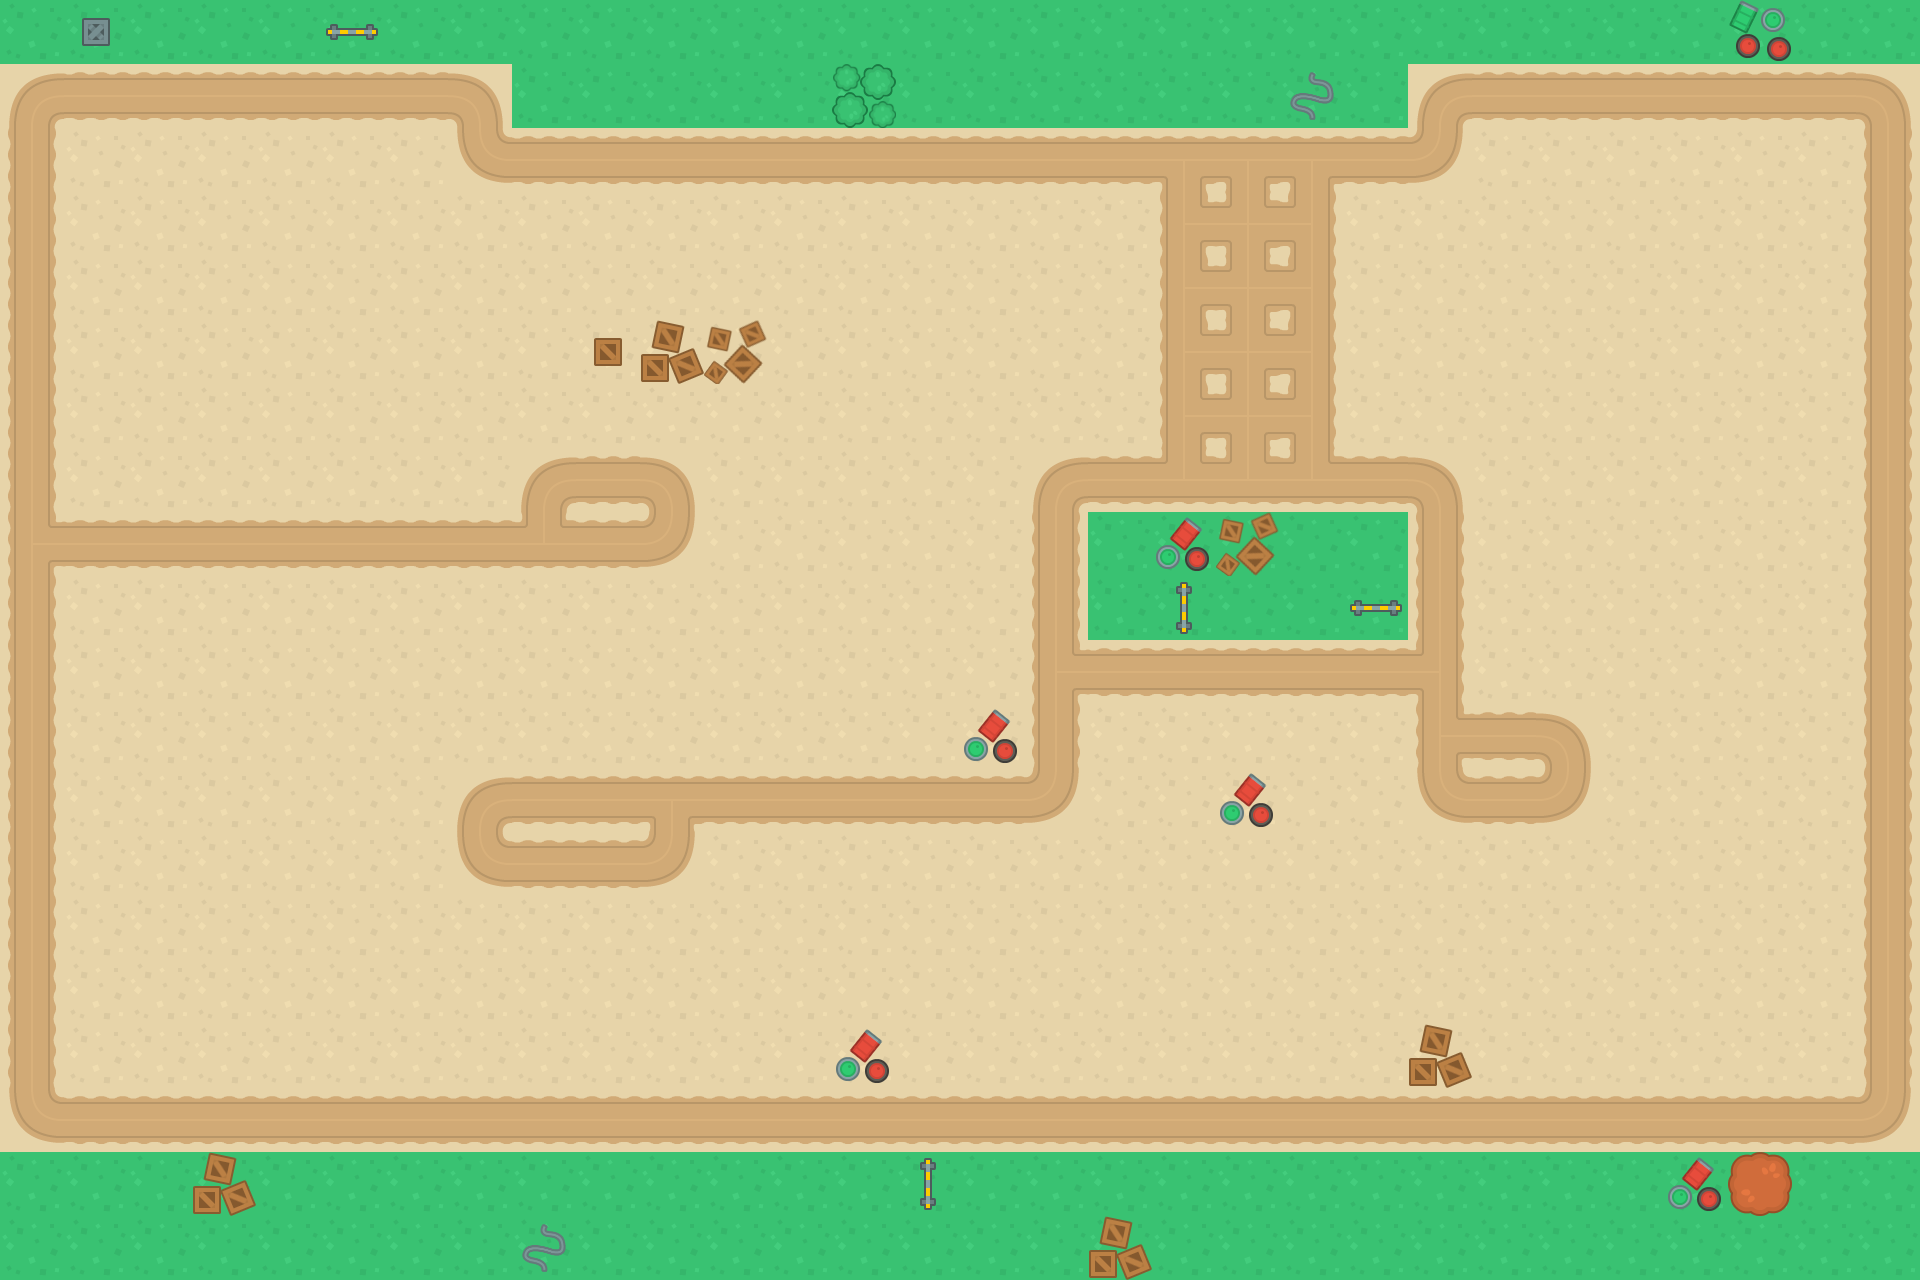

A 2D game scene composited from a Tiled map and its tileset images. What follows is a short description and the map's XML, with each tile layer's data collapsed to a summary:
An orthogonal 30x20 tile map with 64x64 px tiles, 6 tile layers (botTerrain, botItem, worldItem, world, ...), 2 tilesets and 12 objects (Fin, Debut, Piece1, Piece2, Piece3, ...).

<map version="1.2" tiledversion="1.2.1" orientation="orthogonal" renderorder="right-down" width="30" height="20" tilewidth="64" tileheight="64" infinite="0" nextlayerid="18" nextobjectid="16">
 <tileset firstgid="1" name="tilesPerso" tilewidth="64" tileheight="64" tilecount="20" columns="5">
  <image source="../images/tilesPerso.png" width="320" height="256" />
  <tile id="0">
   <properties>
    <property name="Collides" type="bool" value="true" />
   </properties>
  </tile>
  <tile id="1">
   <properties>
    <property name="Collides" type="bool" value="true" />
   </properties>
  </tile>
  <tile id="2">
   <properties>
    <property name="Collides" type="bool" value="true" />
   </properties>
  </tile>
  <tile id="3">
   <properties>
    <property name="Collides" type="bool" value="true" />
   </properties>
  </tile>
  <tile id="4">
   <properties>
    <property name="Collides" type="bool" value="true" />
   </properties>
  </tile>
  <tile id="5">
   <properties>
    <property name="Collides" type="bool" value="true" />
   </properties>
  </tile>
  <tile id="6">
   <properties>
    <property name="Collides" type="bool" value="true" />
   </properties>
  </tile>
  <tile id="7">
   <properties>
    <property name="Collides" type="bool" value="true" />
   </properties>
  </tile>
  <tile id="8">
   <properties>
    <property name="Collides" type="bool" value="true" />
   </properties>
  </tile>
  <tile id="9">
   <properties>
    <property name="Collides" type="bool" value="true" />
   </properties>
  </tile>
  <tile id="10">
   <properties>
    <property name="Collides" type="bool" value="true" />
   </properties>
  </tile>
  <tile id="11">
   <properties>
    <property name="Collides" type="bool" value="true" />
   </properties>
  </tile>
  <tile id="12">
   <properties>
    <property name="Collides" type="bool" value="true" />
   </properties>
  </tile>
  <tile id="13">
   <properties>
    <property name="Collides" type="bool" value="true" />
   </properties>
  </tile>
  <tile id="14">
   <properties>
    <property name="Collides" type="bool" value="true" />
   </properties>
  </tile>
  <tile id="15">
   <properties>
    <property name="Collides" type="bool" value="true" />
   </properties>
  </tile>
  <tile id="16">
   <properties>
    <property name="Collides" type="bool" value="true" />
   </properties>
  </tile>
  <tile id="17">
   <properties>
    <property name="Collides" type="bool" value="true" />
   </properties>
  </tile>
  <tile id="18">
   <properties>
    <property name="Collides" type="bool" value="true" />
   </properties>
  </tile>
  <tile id="19">
   <properties>
    <property name="Collides" type="bool" value="true" />
   </properties>
  </tile>
 </tileset>
 <tileset firstgid="21" name="terrain" tilewidth="64" tileheight="64" tilecount="40" columns="10">
  <image source="../images/terrain.png" width="640" height="256" />
  <tile id="0">
   <properties>
    <property name="Collides" type="bool" value="false" />
   </properties>
  </tile>
  <tile id="1">
   <properties>
    <property name="Collides" type="bool" value="true" />
   </properties>
  </tile>
  <tile id="2">
   <properties>
    <property name="Collides" type="bool" value="true" />
   </properties>
  </tile>
  <tile id="3">
   <properties>
    <property name="Collides" type="bool" value="true" />
   </properties>
  </tile>
  <tile id="4">
   <properties>
    <property name="Collides" type="bool" value="true" />
   </properties>
  </tile>
  <tile id="5">
   <properties>
    <property name="Collides" type="bool" value="true" />
   </properties>
  </tile>
  <tile id="6">
   <properties>
    <property name="Collides" type="bool" value="true" />
   </properties>
  </tile>
  <tile id="7">
   <properties>
    <property name="Collides" type="bool" value="false" />
   </properties>
  </tile>
  <tile id="8">
   <properties>
    <property name="Collides" type="bool" value="false" />
   </properties>
  </tile>
  <tile id="9">
   <properties>
    <property name="Collides" type="bool" value="true" />
   </properties>
  </tile>
  <tile id="10">
   <properties>
    <property name="Collides" type="bool" value="false" />
   </properties>
  </tile>
  <tile id="11">
   <properties>
    <property name="Collides" type="bool" value="true" />
   </properties>
  </tile>
  <tile id="12">
   <properties>
    <property name="Collides" type="bool" value="true" />
   </properties>
  </tile>
  <tile id="13">
   <properties>
    <property name="Collides" type="bool" value="true" />
   </properties>
  </tile>
  <tile id="14">
   <properties>
    <property name="Collides" type="bool" value="true" />
   </properties>
  </tile>
  <tile id="15">
   <properties>
    <property name="Collides" type="bool" value="true" />
   </properties>
  </tile>
  <tile id="16">
   <properties>
    <property name="Collides" type="bool" value="true" />
   </properties>
  </tile>
  <tile id="17">
   <properties>
    <property name="Collides" type="bool" value="false" />
   </properties>
  </tile>
  <tile id="18">
   <properties>
    <property name="Collides" type="bool" value="false" />
   </properties>
  </tile>
  <tile id="19">
   <properties>
    <property name="Collides" type="bool" value="true" />
   </properties>
  </tile>
  <tile id="20">
   <properties>
    <property name="Collides" type="bool" value="false" />
   </properties>
  </tile>
  <tile id="21">
   <properties>
    <property name="Collides" type="bool" value="true" />
   </properties>
  </tile>
  <tile id="22">
   <properties>
    <property name="Collides" type="bool" value="true" />
   </properties>
  </tile>
  <tile id="23">
   <properties>
    <property name="Collides" type="bool" value="true" />
   </properties>
  </tile>
  <tile id="24">
   <properties>
    <property name="Collides" type="bool" value="true" />
   </properties>
  </tile>
  <tile id="25">
   <properties>
    <property name="Collides" type="bool" value="true" />
   </properties>
  </tile>
  <tile id="26">
   <properties>
    <property name="Collides" type="bool" value="true" />
   </properties>
  </tile>
  <tile id="27">
   <properties>
    <property name="Collides" type="bool" value="true" />
   </properties>
  </tile>
  <tile id="28">
   <properties>
    <property name="Collides" type="bool" value="true" />
   </properties>
  </tile>
  <tile id="29">
   <properties>
    <property name="Collides" type="bool" value="true" />
   </properties>
  </tile>
  <tile id="30">
   <properties>
    <property name="Collides" type="bool" value="false" />
   </properties>
  </tile>
  <tile id="31">
   <properties>
    <property name="Collides" type="bool" value="true" />
   </properties>
  </tile>
  <tile id="32">
   <properties>
    <property name="Collides" type="bool" value="true" />
   </properties>
  </tile>
  <tile id="33">
   <properties>
    <property name="Collides" type="bool" value="true" />
   </properties>
  </tile>
  <tile id="34">
   <properties>
    <property name="Collides" type="bool" value="true" />
   </properties>
  </tile>
  <tile id="35">
   <properties>
    <property name="Collides" type="bool" value="true" />
   </properties>
  </tile>
  <tile id="36">
   <properties>
    <property name="Collides" type="bool" value="true" />
   </properties>
  </tile>
  <tile id="37">
   <properties>
    <property name="Collides" type="bool" value="true" />
   </properties>
  </tile>
  <tile id="38">
   <properties>
    <property name="Collides" type="bool" value="true" />
   </properties>
  </tile>
  <tile id="39">
   <properties>
    <property name="Collides" type="bool" value="true" />
   </properties>
  </tile>
 </tileset>
 <layer id="12" name="botTerrain" width="30" height="20">
  <data>[600 cells, 600 non-empty, 4 distinct tile ids]</data>
 </layer>
 <layer id="13" name="botItem" width="30" height="20">
  <data>[600 cells, 15 non-empty, 10 distinct tile ids]</data>
 </layer>
 <layer id="14" name="worldItem" width="30" height="20">
  <data>[600 cells, 7 non-empty, 4 distinct tile ids]</data>
 </layer>
 <layer id="15" name="world" width="30" height="20">
  <data>[600 cells, 156 non-empty, 11 distinct tile ids]</data>
 </layer>
 <layer id="16" name="top" width="30" height="20">
  <data>[600 cells, 0 non-empty, 0 distinct tile ids]</data>
 </layer>
 <layer id="17" name="overlap" width="30" height="20">
  <data>[600 cells, 0 non-empty, 0 distinct tile ids]</data>
 </layer>
 <objectgroup id="9" name="Objects">
  <object id="2" name="Fin" x="250" y="330" />
  <object id="5" name="Debut" x="1668" y="314">
   <properties>
    <property name="nbPieces" type="int" value="10" />
   </properties>
  </object>
  <object id="6" name="Piece1" x="1736.34" y="509" />
  <object id="7" name="Piece2" x="1575.67" y="583" />
  <object id="8" name="Piece3" x="1759" y="961" />
  <object id="9" name="Piece4" x="1366.67" y="879.999" />
  <object id="10" name="Piece5" x="1019.67" y="899" />
  <object id="11" name="Piece6" x="385" y="954.333" />
  <object id="12" name="Piece7" x="240.5" y="728.333" />
  <object id="13" name="Piece8" x="560" y="680.667" />
  <object id="14" name="Piece9" x="1022.67" y="384" />
  <object id="15" name="Piece10" x="1004" y="258.667" />
 </objectgroup>
</map>
